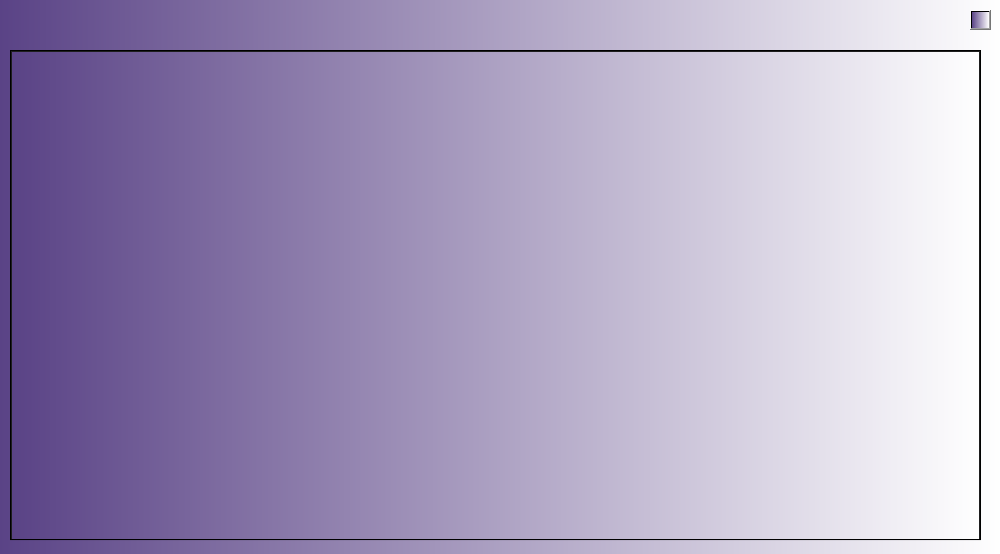
<?xml version="1.0" encoding="UTF-8"?>
<ui version="4.0">
 <class>Form</class>
 <widget class="QWidget" name="Form">
  <property name="geometry">
   <rect>
    <x>0</x>
    <y>0</y>
    <width>1000</width>
    <height>554</height>
   </rect>
  </property>
  <property name="windowTitle">
   <string>Главный экран</string>
  </property>
  <property name="styleSheet">
   <string notr="true">background-color: qlineargradient(spread:pad, x1:0, y1:0, x2:1, y2:0, stop:0 rgba(90, 67, 134, 255), stop:1 rgba(255, 255, 255, 255));</string>
  </property>
  <widget class="QLabel" name="hello_msg">
   <property name="geometry">
    <rect>
     <x>10</x>
     <y>10</y>
     <width>501</width>
     <height>21</height>
    </rect>
   </property>
   <property name="font">
    <font>
     <family>Segoe UI Semilight</family>
     <pointsize>10</pointsize>
    </font>
   </property>
   <property name="styleSheet">
    <string notr="true">background-color: transparent;</string>
   </property>
   <property name="text">
    <string/>
   </property>
  </widget>
  <widget class="QPushButton" name="leave_btn">
   <property name="geometry">
    <rect>
     <x>970</x>
     <y>10</y>
     <width>21</width>
     <height>20</height>
    </rect>
   </property>
   <property name="text">
    <string/>
   </property>
   <property name="icon">
    <iconset>
     <normaloff>../sources/leave-icon12.png</normaloff>../sources/leave-icon12.png</iconset>
   </property>
  </widget>
  <widget class="QTabWidget" name="tabWidget">
   <property name="geometry">
    <rect>
     <x>10</x>
     <y>50</y>
     <width>971</width>
     <height>491</height>
    </rect>
   </property>
   <property name="font">
    <font>
     <pointsize>8</pointsize>
    </font>
   </property>
   <property name="currentIndex">
    <number>-1</number>
   </property>
  </widget>
  <widget class="QLabel" name="pos_msg">
   <property name="geometry">
    <rect>
     <x>540</x>
     <y>10</y>
     <width>401</width>
     <height>21</height>
    </rect>
   </property>
   <property name="styleSheet">
    <string notr="true">background-color: transparent;</string>
   </property>
   <property name="text">
    <string/>
   </property>
  </widget>
 </widget>
 <resources/>
 <connections/>
</ui>
